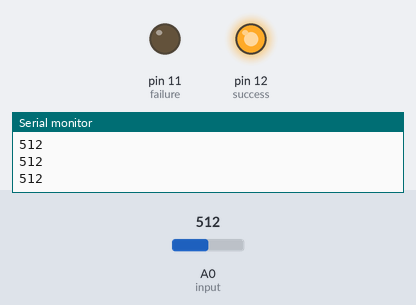
The sketch below on a simulated Arduino Uno, built with avr-gcc and run on an emulated ATmega328P. Parts: output pins drawn as LEDs (lit = HIGH), the last lines printed to the serial monitor. The test bench sets the inputs (shaded band); at power-on: A0 (input) = 512. Random numbers use the default seed unless the sketch sets one.

Above: at 1.2 s.
1.3 s: A0 (input) set to 11
2.8 s: A0 (input) set to 8
At 4.0 s:
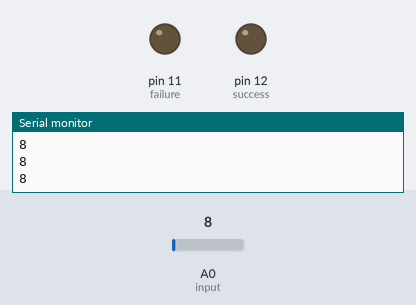
4.3 s: A0 (input) set to 122
At 4.8 s:
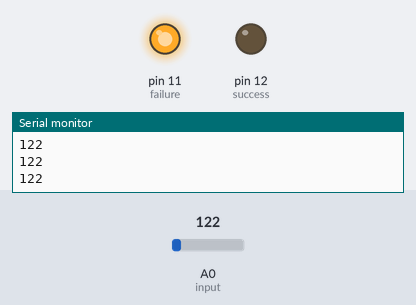
5.8 s: A0 (input) set to 0
At 6.8 s:
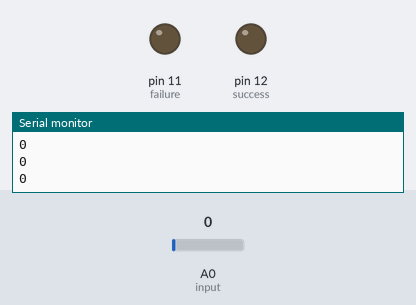
7.3 s: A0 (input) set to 20
At 7.7 s:
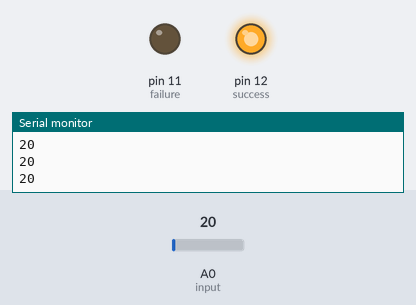
Timing chart, 0 to 9.8 s (numbered marks = the images above; inputs shaded):
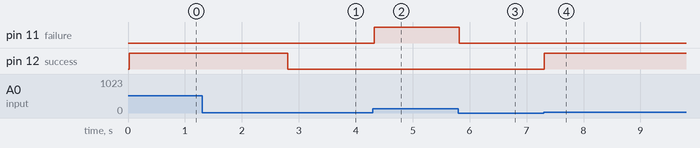

Measured:
- the behaviour switches between 10 and 9 on A0 (input) (found by bisection; images 0 and 1)
- after the input at 2.8 s, pin 12 (success): HIGH → LOW at once
- after the input at 4.3 s, pin 11 (failure): LOW → HIGH at once
- after the input at 5.8 s, pin 11 (failure): HIGH → LOW at once
- after the input at 7.3 s, pin 12 (success): LOW → HIGH at once

The sketch:

sketch_jan01a.ino
```cpp
int success = 12;
int failure = 11;
int input = A0;
int decision = 0;
void setup() {
  pinMode(success, OUTPUT);
  pinMode(failure, OUTPUT);
  Serial.begin(9600);
}

void loop() {
   delay(25);
   int buttonPress = analogRead(input);
   Serial.println(buttonPress);
   if (buttonPress < 10){
     digitalWrite(failure, LOW);
     digitalWrite(success, LOW);
     decision = random(0, 2);
   } else {
     if(decision == 0)
      onSuccess();
     else
      onFailure();
   }
}

void onSuccess() {
  digitalWrite(success, HIGH);
}

void onFailure() {
  digitalWrite(failure, HIGH);
}
```
